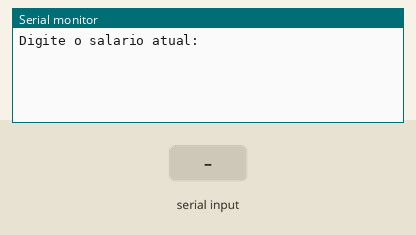
The sketch below on a simulated Arduino Uno, built with avr-gcc and run on an emulated ATmega328P. Shown: the last lines printed to the serial monitor. Inputs (shaded band) come from the test bench.

Above: at 2.2 s.
2.3 s: "90,45\n" received over Serial
At 2.9 s:
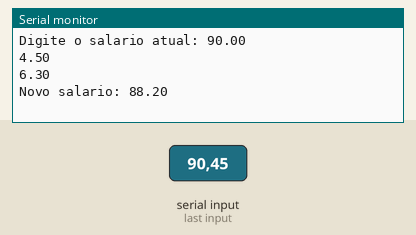
3.8 s: "30,150\n" received over Serial
At 5.1 s:
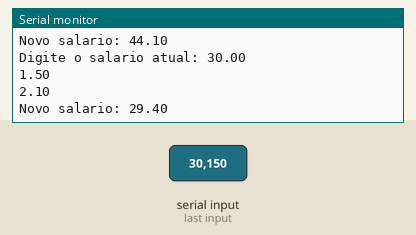
Timing chart, 0 to 6.8 s (numbered marks = the images above; inputs shaded):
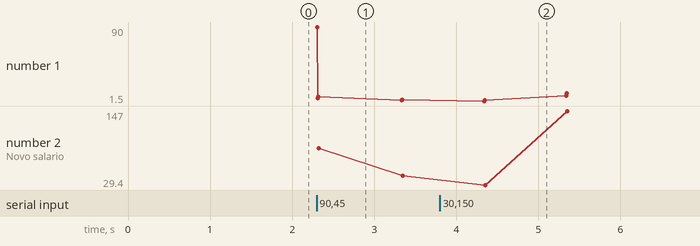

Measured:
- after the input at 2.3 s, the serial monitor: prints a new line at once (image 1)
- after the input at 3.8 s, the serial monitor: prints a new line after 0.51 s (image 2)
- plotted number 1: 3.15 → 10.5 after the input at 3.8 s
- plotted number 2: 44.1 → 147 after the input at 3.8 s

The sketch:

LPA_Exercicio3.ino
```cpp
float salario_atual, novo_salario, gratificacao, imposto;


void setup() {
  // inicia a comunicaçao com o serial monitor
  Serial.begin(9600);


  delay(1000);  //espera estratégica
}

void loop() {

  Serial.print("Digite o salario atual: ");
  salario_atual = aguardaEntradaNumerica();
  Serial.println(salario_atual);

// cálculo do novo salario

  gratificacao = (salario_atual * 5/100);
  Serial.println(gratificacao);

  imposto = (salario_atual * 7/100);
  Serial.println(imposto);

  novo_salario = (salario_atual + gratificacao - imposto);

  Serial.print("Novo salario: ");
  Serial.println(novo_salario);
  delay(1000);
 }

// Criando uma função chamada
float aguardaEntradaNumerica() {
  while (!Serial.available()) {
    // Aguarda até que um valor seja digitadoa
  }

  // verifica se a entrada é numérica
  while (!isdigit(Serial.peek()) && Serial.peek() != '.') {
    // descarta a entrada não numérica
    Serial.read();


  while (Serial.available() == 0){
    // aguarda a nova entrada
    }
  }

  // retornar o valor digitado no serial em tipo float

  return Serial.parseFloat();
}
```
